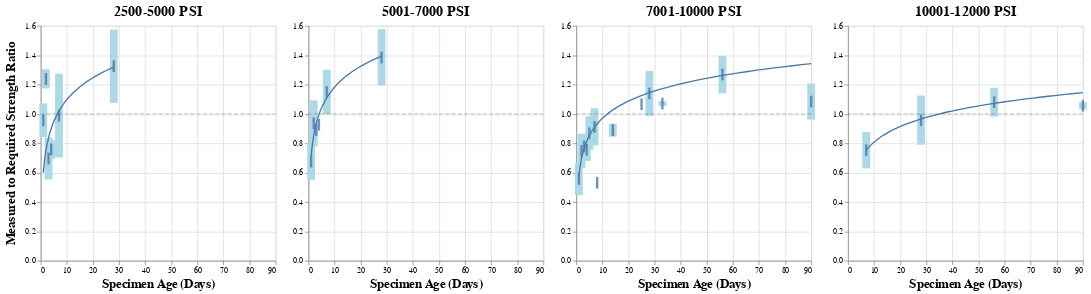

Notebook code for this chart:
### Code cell
alt.hconcat(
    ra_rs5_plot,
    ra_rs7_plot, 
    ra_rs10_plot, 
    ra_rs12_plot
).resolve_scale(
    x='shared', 
    y='shared'
).configure_axis(
    titleFontSize=16
).configure_title(
    fontSize=18
).configure_axisY(
    titleAlign="center",
    titleX=-30,
)

### Figure 1 — Vega-Lite specification as saved in the notebook (floating-point values rounded to 4 significant figures; data arrays with more than 128 entries replaced by an {"elided": "..."} marker saying what was removed)
{"config": {"view": {"continuousWidth": 300, "continuousHeight": 300}, "axis": {"titleFontSize": 16}, "axisY": {"titleAlign": "center", "titleX": -30}, "title": {"fontSize": 18}}, "hconcat": [{"layer": [{"mark": {"type": "rule", "color": "lightblue", "opacity": 1, "size": 10}, "encoding": {"x": {"field": "SpecimenAgeTested", "type": "quantitative"}, "y": {"field": "error_lower", "type": "quantitative"}, "y2": {"field": "error_upper"}}, "transform": [{"filter": "(datum.RS_binned === '2500-5000')"}, {"aggregate": [{"op": "mean", "field": "MRratio", "as": "mean"}, {"op": "stdev", "field": "MRratio", "as": "stdev"}], "groupby": ["SpecimenAgeTested"]}, {"calculate": "datum.mean - 1 * datum.stdev", "as": "error_lower"}, {"calculate": "datum.mean + 1 * datum.stdev", "as": "error_upper"}]}, {"mark": {"type": "tick", "opacity": 0.8, "size": 15, "thickness": 3}, "encoding": {"x": {"field": "SpecimenAgeTested", "type": "quantitative"}, "y": {"aggregate": "mean", "field": "MRratio", "type": "quantitative"}}, "transform": [{"filter": "(datum.RS_binned === '2500-5000')"}]}, {"mark": {"type": "line", "size": 1.7}, "encoding": {"x": {"field": "SpecimenAgeTested", "title": "Specimen Age (Days)", "type": "quantitative"}, "y": {"field": "MRratio", "title": "Measured to Required Strength Ratio", "type": "quantitative"}}, "title": "2500-5000 PSI", "transform": [{"filter": "(datum.RS_binned === '2500-5000')"}, {"on": "SpecimenAgeTested", "regression": "MRratio", "method": "log"}]}, {"data": {"name": "data-d764767e7dd3b10b2c76c1355ce10ef3"}, "mark": {"type": "rule", "opacity": 0.3, "strokeDash": [5, 3]}, "encoding": {"y": {"field": "y", "type": "quantitative"}}}]}, {"layer": [{"mark": {"type": "rule", "color": "lightblue", "opacity": 1, "size": 10}, "encoding": {"x": {"field": "SpecimenAgeTested", "type": "quantitative"}, "y": {"field": "error_lower", "type": "quantitative"}, "y2": {"field": "error_upper"}}, "transform": [{"filter": "(datum.RS_binned === '5001-7000')"}, {"aggregate": [{"op": "mean", "field": "MRratio", "as": "mean"}, {"op": "stdev", "field": "MRratio", "as": "stdev"}], "groupby": ["SpecimenAgeTested"]}, {"calculate": "datum.mean - 1 * datum.stdev", "as": "error_lower"}, {"calculate": "datum.mean + 1 * datum.stdev", "as": "error_upper"}]}, {"mark": {"type": "tick", "opacity": 0.8, "size": 15, "thickness": 3}, "encoding": {"x": {"field": "SpecimenAgeTested", "type": "quantitative"}, "y": {"aggregate": "mean", "field": "MRratio", "type": "quantitative"}}, "transform": [{"filter": "(datum.RS_binned === '5001-7000')"}]}, {"mark": {"type": "line", "size": 1.7}, "encoding": {"x": {"field": "SpecimenAgeTested", "title": "Specimen Age (Days)", "type": "quantitative"}, "y": {"field": "MRratio", "title": null, "type": "quantitative"}}, "title": "5001-7000 PSI", "transform": [{"filter": "(datum.RS_binned === '5001-7000')"}, {"on": "SpecimenAgeTested", "regression": "MRratio", "method": "log"}]}, {"data": {"name": "data-d764767e7dd3b10b2c76c1355ce10ef3"}, "mark": {"type": "rule", "opacity": 0.3, "strokeDash": [5, 3]}, "encoding": {"y": {"field": "y", "type": "quantitative"}}}]}, {"layer": [{"mark": {"type": "rule", "color": "lightblue", "opacity": 1, "size": 10}, "encoding": {"x": {"field": "SpecimenAgeTested", "type": "quantitative"}, "y": {"field": "error_lower", "type": "quantitative"}, "y2": {"field": "error_upper"}}, "transform": [{"filter": "(datum.RS_binned === '7001-10000')"}, {"aggregate": [{"op": "mean", "field": "MRratio", "as": "mean"}, {"op": "stdev", "field": "MRratio", "as": "stdev"}], "groupby": ["SpecimenAgeTested"]}, {"calculate": "datum.mean - 1 * datum.stdev", "as": "error_lower"}, {"calculate": "datum.mean + 1 * datum.stdev", "as": "error_upper"}]}, {"mark": {"type": "tick", "opacity": 0.8, "size": 15, "thickness": 3}, "encoding": {"x": {"field": "SpecimenAgeTested", "type": "quantitative"}, "y": {"aggregate": "mean", "field": "MRratio", "type": "quantitative"}}, "transform": [{"filter": "(datum.RS_binned === '7001-10000')"}]}, {"mark": {"type": "line", "size": 1.7}, "encoding": {"x": {"field": "SpecimenAgeTested", "title": "Specimen Age (Days)", "type": "quantitative"}, "y": {"field": "MRratio", "title": null, "type": "quantitative"}}, "title": "7001-10000 PSI", "transform": [{"filter": "(datum.RS_binned === '7001-10000')"}, {"on": "SpecimenAgeTested", "regression": "MRratio", "method": "log"}]}, {"data": {"name": "data-d764767e7dd3b10b2c76c1355ce10ef3"}, "mark": {"type": "rule", "opacity": 0.3, "strokeDash": [5, 3]}, "encoding": {"y": {"field": "y", "type": "quantitative"}}}]}, {"layer": [{"mark": {"type": "rule", "color": "lightblue", "opacity": 1, "size": 10}, "encoding": {"x": {"field": "SpecimenAgeTested", "type": "quantitative"}, "y": {"field": "error_lower", "type": "quantitative"}, "y2": {"field": "error_upper"}}, "transform": [{"filter": "(datum.RS_binned === '10001-12000')"}, {"aggregate": [{"op": "mean", "field": "MRratio", "as": "mean"}, {"op": "stdev", "field": "MRratio", "as": "stdev"}], "groupby": ["SpecimenAgeTested"]}, {"calculate": "datum.mean - 1 * datum.stdev", "as": "error_lower"}, {"calculate": "datum.mean + 1 * datum.stdev", "as": "error_upper"}]}, {"mark": {"type": "tick", "opacity": 0.8, "size": 15, "thickness": 3}, "encoding": {"x": {"field": "SpecimenAgeTested", "type": "quantitative"}, "y": {"aggregate": "mean", "field": "MRratio", "type": "quantitative"}}, "transform": [{"filter": "(datum.RS_binned === '10001-12000')"}]}, {"mark": {"type": "line", "size": 1.7}, "encoding": {"x": {"field": "SpecimenAgeTested", "title": "Specimen Age (Days)", "type": "quantitative"}, "y": {"field": "MRratio", "title": null, "type": "quantitative"}}, "title": "10001-12000 PSI", "transform": [{"filter": "(datum.RS_binned === '10001-12000')"}, {"on": "SpecimenAgeTested", "regression": "MRratio", "method": "log"}]}, {"data": {"name": "data-d764767e7dd3b10b2c76c1355ce10ef3"}, "mark": {"type": "rule", "opacity": 0.3, "strokeDash": [5, 3]}, "encoding": {"y": {"field": "y", "type": "quantitative"}}}]}], "data": {"name": "data-d84717800be79bb5a3b876acc3e3e77a"}, "resolve": {"scale": {"x": "shared", "y": "shared"}}, "$schema": "https://vega.github.io/schema/vega-lite/v5.6.1.json", "datasets": {"data-d84717800be79bb5a3b876acc3e3e77a": {"elided": "2844 records"}, "data-d764767e7dd3b10b2c76c1355ce10ef3": [{"y": 1}]}}
